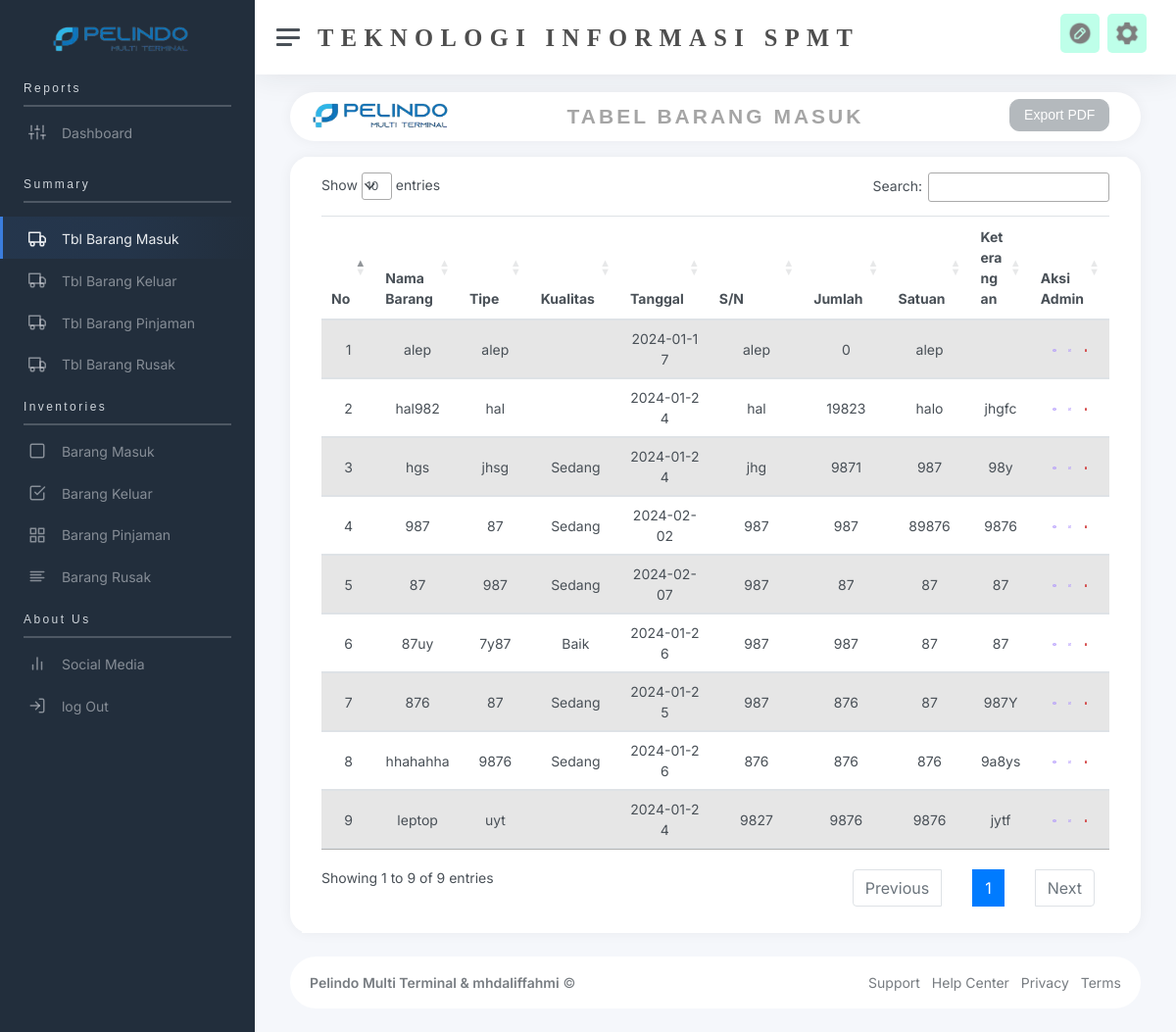
/pages-profile.php, run on the app's committed database.
### tables this page shows
CREATE TABLE `brg_masuk` (
  `id` int(200) NOT NULL,
  `nama_brg` varchar(200) NOT NULL,
  `tipe_brg` varchar(200) NOT NULL,
  `kualitas_brg` enum('Baik','Sedang','Buruk') DEFAULT NULL,
  `tgl` date NOT NULL,
  `serial_num` varchar(200) NOT NULL,
  `jlh_brg` int(11) NOT NULL DEFAULT 1,
  `satuan` varchar(200) NOT NULL,
  `gbr` varchar(200) DEFAULT NULL,
  `ket` varchar(200) DEFAULT NULL
);

### pages-profile.php (the view, shortened to what this page needs)
<?php
include_once "koneksi.php";
$query = "SELECT * FROM brg_masuk";
$tampil = mysqli_query($conn, $query);
?>
<!DOCTYPE html>
<html lang="en">
<head>
	<link href="DataTables/datatables.min.css" rel="stylesheet" />
	<link href="https://cdn.jsdelivr.net/npm/sweetalert2@11.10.4/dist/sweetalert2.min.css" rel="stylesheet">
	<link rel="stylesheet" href="https://cdnjs.cloudflare.com/ajax/libs/twitter-bootstrap/5.3.0/css/bootstrap.min.css">
	<link rel="stylesheet" href="https://cdn.datatables.net/1.13.5/css/dataTables.bootstrap5.min.css">
	<link rel="stylesheet" href="https://cdn.jsdelivr.net/npm/bootstrap@4.0.0/dist/css/bootstrap.min.css">
	<link href="css/app.css" rel="stylesheet">
	<link href="css/baru.css" rel="stylesheet">
	<link rel="stylesheet" href="path/to/font-awesome/css/font-awesome.min.css">
</head>
<body>
	<div class="wrapper">
		<nav id="sidebar" class="sidebar js-sidebar">
			<div class="sidebar-content js-simplebar">
				<a class="sidebar-brand" href="index.php">
					<center>
						<img src="pelindo.png" class="avatar img-fluid rounded me-1" style="width: 180px; margin-left: -10px; height: 45px;"> </img>
					</center>
				</a>
				<ul class="sidebar-nav" style="margin-top: -25px;">
					<li class="sidebar-header" style="font-family: Helvetica; letter-spacing: 0.2em;">
						Reports
						<hr class="my-2" style="border-width: 2px;" />
					</li>
					<li class="sidebar-item" style="margin-top: -10px;">
						<a class="sidebar-link" href="index.php">
							<i class="align-middle" data-feather="sliders"></i> <span class="align-middle">Dashboard</span>
						</a>
					</li>
					<li class="sidebar-header" style="font-family: Helvetica; letter-spacing: 0.2em;">
						Summary
						<hr class="my-2" style="border-width: 2px;" />
					</li>
					<li class="sidebar-item  active">
						<a class="sidebar-link" href="pages-profile.php">
							<i class="align-middle" data-feather="truck"></i> <span class="align-middle">Tbl Barang Masuk</span>
						</a>
					</li>
					<li class="sidebar-item">
						<a class="sidebar-link" href="tbl_brg_keluar.php">
							<i class="align-middle" data-feather="truck"></i> <span class="align-middle">Tbl Barang Keluar</span>
						</a>
					</li>
					<li class="sidebar-item">
						<a class="sidebar-link" href="tbl_brg_pinjaman.php">
							<i class="align-middle" data-feather="truck"></i> <span class="align-middle">Tbl Barang Pinjaman</span>
						</a>
					</li>
					<li class="sidebar-item">
						<a class="sidebar-link" href="tbl_brg_rusak.php">
							<i class="align-middle" data-feather="truck"></i> <span class="align-middle">Tbl Barang Rusak</span>
						</a>
					</li>
					<li class="sidebar-header" style="font-family: Helvetica; margin-top: -10px; letter-spacing: 0.2em;">
						Inventories
						<hr class="my-2" style="border-width: 2px;" />
					</li>
					<li class="sidebar-item" style="margin-top: -10px;">
						<a class="sidebar-link" href="ui-buttons.php">
							<i class="align-middle" data-feather="square"></i> <span class="align-middle">Barang Masuk</span>
						</a>
					</li>
					<li class="sidebar-item">
						<a class="sidebar-link" href="ui-forms.php">
							<i class="align-middle" data-feather="check-square"></i> <span class="align-middle">Barang Keluar</span>
						</a>
					</li>
					<li class="sidebar-item">
						<a class="sidebar-link" href="ui-cards.php">
							<i class="align-middle" data-feather="grid"></i> <span class="align-middle">Barang Pinjaman</span>
						</a>
					</li>
					<li class="sidebar-item">
						<a class="sidebar-link" href="ui-typography.php">
							<i class="align-middle" data-feather="align-left"></i> <span class="align-middle">Barang Rusak</span>
						</a>
					</li>
					<li class="sidebar-header" style="font-family: Helvetica; margin-top:-10px; letter-spacing: 0.2em;">
						About Us
						<hr class="my-2" style="border-width: 2px;" />
					</li>
					<li class="sidebar-item" style="margin-top: -10px;">
						<a class="sidebar-link" href="maps-google.php">
							<i class="align-middle" data-feather="bar-chart-2"></i> <span class="align-middle">Social Media</span>
						</a>
					</li>
					<li class="sidebar-item">
						<a class="sidebar-link" href="awal.php">
							<i class="align-middle" data-feather="log-in"></i> <span class="align-middle">log Out</span>
						</a>
					</li>
				</ul>
		</nav>
		<div class="main">
			<nav class="navbar navbar-expand navbar-light navbar-bg">
				<a class="sidebar-toggle js-sidebar-toggle">
					<i class="hamburger align-self-center"></i>
				</a>
				<span class="card-title align-middle" style="letter-spacing: 0.5em; margin-top: 10px; font-family: Adlinnaka; color:red;">
					<h2 style="color: #4e4e4e;"><b>TEKNOLOGI INFORMASI SPMT</b></h2>
				</span>
				<div class="navbar-collapse collapse">
					<ul class="navbar-nav navbar-align">
						<a href="create_surat.php">
							<div class="aturan">
								<img src="create.png" style="width: 30px; height: 30px;">
							</div>
						</a>
						<a class="nav-link d-none d-sm-inline-block card-title" href="#" data-bs-toggle="dropdown">
							<div class="aturan" style="margin-top: -8px;">
								<img src="settings.png" style="width: 30px; height: 30px;">
							</div>
						</a>
					</ul>
				</div>
			</nav>
			<main class="content">
				<div class="container-fluid p-0" style="margin-top: -30px; border-radius:30px">
					<div class="row">
						<div class="card mb-3" style="height : 50px; border-radius:30px;">
							<img src="pelindo.png" class="avatar img-fluid rounded me-1" style="width: 180px; margin-top: 2px; margin-left: -10px; height: 45px;"> </img>
							<h3 style="font-family: Helvetica; color : #4e4e4e; letter-spacing: 3px;  margin-top: -35px; opacity:50%;"><b>
									<center>TABEL BARANG MASUK</center>
									<div style=" margin-top:-30px;">
									<a href="cetak.php"><button type="button" class="btn btn-secondary" style="float:right;margin-right:20px; border-radius:10px;">Export PDF</button></a>
									</div>
								</b></h3>
						</div>
						<div class="card" style="border-radius:20px">
							<div class="card-header" style="height: auto; width:auto;">
								<table id="example" class="table table-striped hover" align="center" style="margin-top:20px">
									<thead>
										<tr>
											<th>No</th>
											<th style="width:11%;">Nama Barang</th>
											<th style="width:11%;">Tipe</th>
											<th>Kualitas</th>
											<th style="width:9%;">Tanggal</th>
											<th style="width:12%; word-break: break-all;">S/N</th>
											<th>Jumlah</th>
											<th>Satuan</th>
											<th style="width:12%; word-break: break-all;">Keterangan</th>
											<th>Aksi Admin</th>
										</tr>
									</thead>
									<tbody style="word-break: break-all;">
										<?php $id = 1; ?>
										<?php while ($data = mysqli_fetch_assoc($tampil)) : ?>
											<tr style="word-break: break-all;">
												<td align="center"><?= $id ?></td>
												<td align="center"><?= $data['nama_brg']; ?></td>
												<td align="center"><?= $data['tipe_brg']; ?></td>
												<td align="center"><?= $data['kualitas_brg']; ?></td>
												<td align="center"><?= $data['tgl']; ?></td>
												<td align="center" style="width:12%; word-break: break-all;"><?= $data['serial_num']; ?></td>
												<td align="center"><?= $data['jlh_brg']; ?></td>
												<td align="center"><?= $data['satuan']; ?></td>
												<td align="center" style="word-break: break-all;"><?= $data['ket']; ?></td>
												<td align="center">
													<img src="view.png" style="width:6%;" data-bs-toggle="modal" data-bs-target="#staticBackdrop<?= $data['id']; ?>">
													<a href="edit.php?id=<?= $data['id']; ?>"><img src="edit.png" style="width:5%; margin-left:8px;"></a>
													<a href="hapus.php?id=<?= $data['id']; ?>"><img src="delete.png" style="width:4%; margin-left:10px;"></a>
												</td>
											</tr>
											<?php $id++; ?>
										<?php endwhile; ?>
									</tbody>
								</table>
							</div>
						</div>
						<footer class="footer" style="border-radius:30px">
							<div class="container-fluid">
								<div class="row text-muted">
									<div class="col-6 text-start">
										<p class="mb-0">
											<a class="text-muted" href="https://adminkit.io/" target="_blank"><strong>Pelindo Multi Terminal & mhdaliffahmi</strong></a><a class="text-muted" href="https://adminkit.io/" target="_blank"><strong></strong></a> &copy;
										</p>
									</div>
									<div class="col-6 text-end">
										<ul class="list-inline">
											<li class="list-inline-item">
												<a class="text-muted" href="#" target="_blank">Support</a>
											</li>
											<li class="list-inline-item">
												<a class="text-muted" href="#" target="_blank">Help Center</a>
											</li>
											<li class="list-inline-item">
												<a class="text-muted" href="#" target="_blank">Privacy</a>
											</li>
											<li class="list-inline-item">
												<a class="text-muted" href="#" target="_blank">Terms</a>
											</li>
										</ul>
									</div>
								</div>
							</div>
						</footer>
					</div>
				</div>
</html>

### css/baru.css (style rules this page uses)
.aturan { width: 40px; height:40px; background-color:aquamarine; opacity: 50%; display: flex; justify-content: center; align-items: center; border-radius:5px; transition: 0.5s; }

### data on the page
brg_masuk: nama_brg "alep", tipe_brg "alep", tgl "2024-01-17", serial_num "alep", jlh_brg "0", satuan "alep"
brg_masuk: nama_brg "hal982", tipe_brg "hal", tgl "2024-01-24", serial_num "hal", jlh_brg "19823", satuan "halo", ket "jhgfc"
brg_masuk: nama_brg "hgs", tipe_brg "jhsg", kualitas_brg "Sedang", tgl "2024-01-24", serial_num "jhg", jlh_brg "9871", satuan "987", ket "98y"
brg_masuk: nama_brg "987", tipe_brg "87", kualitas_brg "Sedang", tgl "2024-02-02", serial_num "987", jlh_brg "987", satuan "89876", ket "9876"
brg_masuk: nama_brg "87", tipe_brg "987", kualitas_brg "Sedang", tgl "2024-02-07", serial_num "987", jlh_brg "87", satuan "87", ket "87"
brg_masuk: nama_brg "87uy", tipe_brg "7y87", kualitas_brg "Baik", tgl "2024-01-26", serial_num "987", jlh_brg "987", satuan "87", ket "87"
brg_masuk: nama_brg "876", tipe_brg "87", kualitas_brg "Sedang", tgl "2024-01-25", serial_num "987", jlh_brg "876", satuan "87", ket "987Y"
brg_masuk: nama_brg "hhahahha", tipe_brg "9876", kualitas_brg "Sedang", tgl "2024-01-26", serial_num "876", jlh_brg "876", satuan "876", ket "9a8ys"
brg_masuk: nama_brg "leptop", tipe_brg "uyt", tgl "2024-01-24", serial_num "9827", jlh_brg "9876", satuan "9876", ket "jytf"
